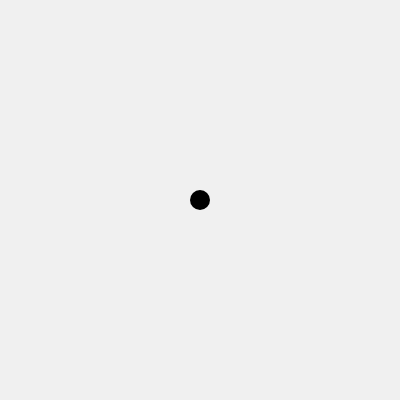
Frame 1 (no input)
Frame 60 (no input): identical to frame 1, image omitted
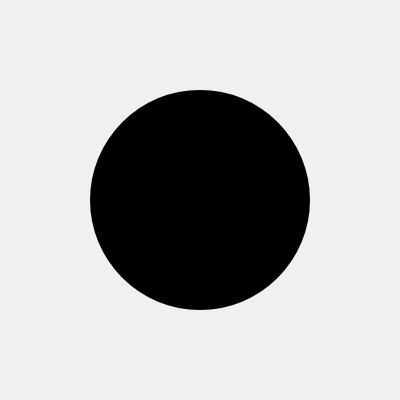
Frame 120 (the mouse pressed at the canvas centre since frame 60)

The p5.js sketch that drew these frames (run headless with seeded random() and noise() and a simulated clock; from frame 60 on, the mouse is pressed at the canvas centre):

// p5.js sketch
// ── sketch.js
// http://www.ac-grenoble.fr/disciplines/informatiquelycee/p5_base_a7.html
// si on clique sur la souris, le cerce grandit.

var r;

function setup()
{
  createCanvas(400,400);
  noStroke();
  fill(0);
  r=10;
}


function draw()
{
  background(240);
  ellipse(200,200,2*r,2*r);
}


function mousePressed()
{
  r=r+100;
}


function mouseReleased()
{
  r=r-100;
}
     
